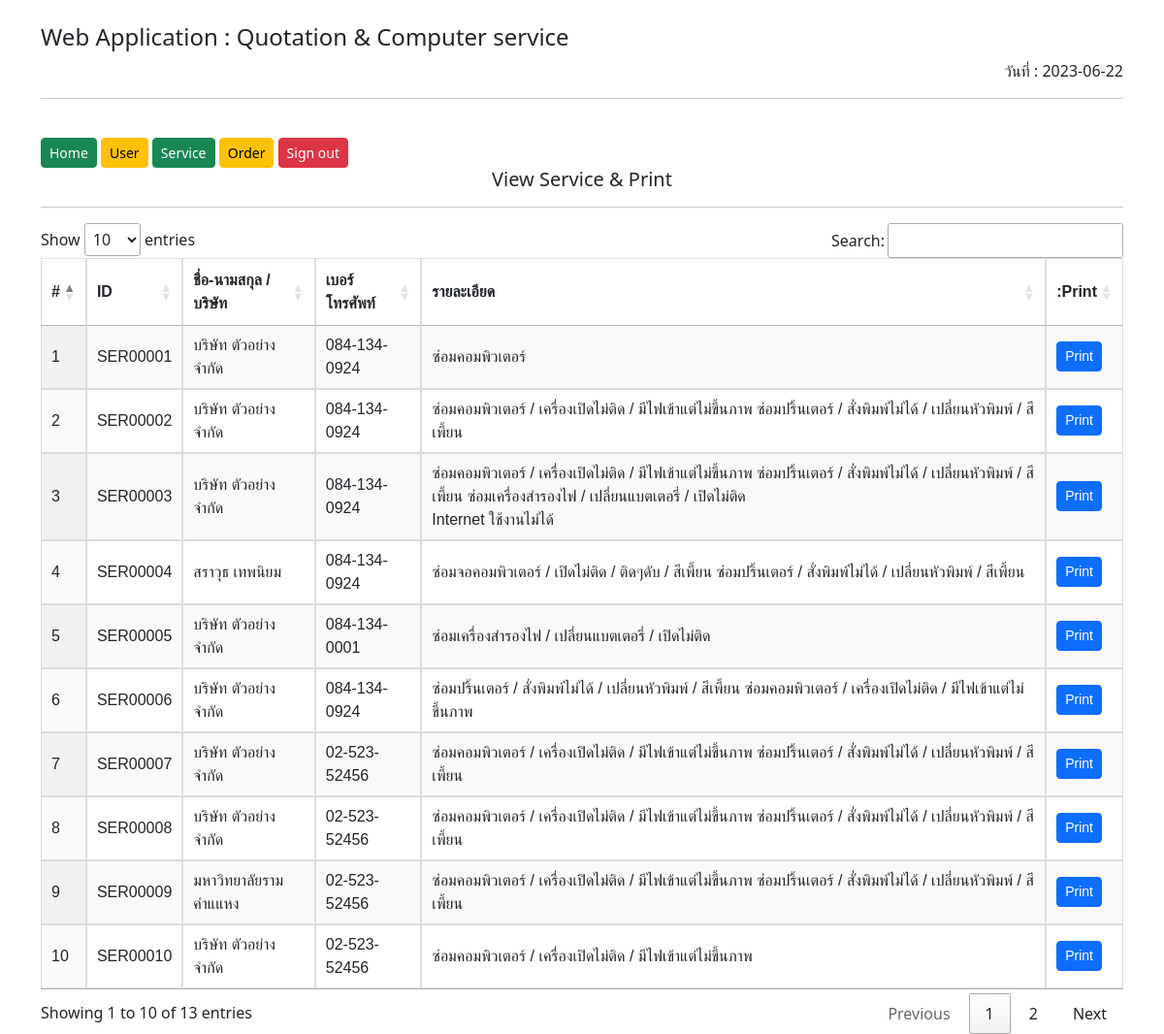
Screenshot of /admin/viewservice.php (signed in) with the database file from the repository.
### tables this page shows
CREATE TABLE `service` (
  `code` varchar(4) NOT NULL DEFAULT 'SER',
  `id` int(5) unsigned zerofill NOT NULL AUTO_INCREMENT,
  `name` varchar(45) NOT NULL,
  `address` varchar(45) NOT NULL,
  `village` varchar(45) DEFAULT NULL,
  `road` varchar(45) DEFAULT NULL,
  `refprovid` varchar(100) NOT NULL,
  `refdistid` varchar(100) NOT NULL,
  `refsubdistid` varchar(100) NOT NULL,
  `zipcode` int NOT NULL,
  `taxid` varchar(45) DEFAULT '0000000000000',
  `phone` varchar(45) NOT NULL,
  `staff` varchar(150) DEFAULT NULL,
  `branch_id` varchar(6) DEFAULT '00000',
  `branch_th` varchar(45) DEFAULT 'สำนักงานใหญ่',
  `date` date DEFAULT NULL,
  `email` varchar(100) DEFAULT NULL,
  `jobsid_1` varchar(255) DEFAULT NULL,
  `jobsid_2` varchar(255) DEFAULT NULL,
  `jobsid_3` varchar(255) DEFAULT NULL,
  `jobsid_4` varchar(255) DEFAULT NULL,
  `details` longtext,
  PRIMARY KEY (`id`)
);

### htdocs/admin/viewservice.php (the view, shortened to what this page needs)
<?php
include("./isadmin.php");
$sql2 = "SELECT * FROM service ORDER BY 'code,id,name,texid,,jobsid_1,jobsid_2,jobsid_3,jobsid_4,jobsid_5,jobsid_6' DESC";
$result2 = mysqli_query($connect,$sql2);
$order=1;
?>
<!DOCTYPE html>
<html lang="en">
<head>
  <link href="https://cdn.jsdelivr.net/npm/bootstrap@5.3.0-alpha1/dist/css/bootstrap.min.css" rel="stylesheet"
>
  <link rel="stylesheet" href="css/button.css">
  <link rel="stylesheet" href="css/table.css">
  <link rel="stylesheet" href="https://cdn.datatables.net/1.13.4/css/jquery.dataTables.min.css">
</head>
<body>
  <div class="container">
    <br>
    <h4 aligh="center">Web Application : Quotation & Computer service</h4>
    <div align="right"> วันที่ : <font id="date_now"></font>
    </div>
    <hr>
  </div>
  <div class="container">
  <div class="col-sm-6">
    <br>
    <a href="index.php" class="btn btn-success btn-sm">Home</a>
    <a href="viewUser.php" class="btn btn-warning btn-sm">User</a>
    <a href="request_service.php" class="btn btn-success btn-sm">Service</a>
    <a href="request_orders.php" class="btn btn-warning btn-sm">Order</a>
    <a href="logout.php" class="btn btn-danger btn-sm">Sign out</a>
  </div>
  </div>
  <div class="container">
    <center><h5>View Service & Print </h5></center>
    <hr>
  </div>
  <div class="container">
  <table id="myTable" class="display" style="width: 100%;">
        <thead>
            <tr>
                <th>#</th>
                <th>ID</th>
                <th>ชื่อ-นามสกุล / บริษัท</th>
                <th>เบอร์โทรศัพท์</th>
                <th>รายละเอียด</th>
                <th>:Print</th>
            </tr>
        </thead>
        <tbody>
        <?php while($row=mysqli_fetch_assoc($result2)){?>
            <tr>
                <td><?php echo $order++ ;?></td>
                <td><?php echo $row["code"].$row["id"] ;?></td>
                <td><?php echo $row["name"] ;?></td>
                <td><?php echo $row["phone"] ;?></td>
                <td><?php echo $row["jobsid_1"]." ".$row["jobsid_2"]." ".$row["jobsid_3"]."<br>".$row["details"] ;?></td>
                <td>
                <a href="printService.php?id=<?php echo $row["id"]?>" class="btn btn-primary btn-sm">Print</a>
                </td>
          <?php } ?>
            </tr>
        </tbody>
      </table>
    </div>
</body>
</html>

### htdocs/css/table.css (style rules this page uses)
table { font-family: arial, sans-serif; border-collapse: collapse; width: 100%; }
td, th { border: 1px solid #dddddd; text-align: left; padding: 8px; }
tr:nth-child(even) { background-color: #dddddd; }

### rows the page displays
service: code "SER", id "00001", name "บริษัท ตัวอย่าง จำกัด", phone "084-134-0924", jobsid_1 "ซ่อมคอมพิวเตอร์"
service: code "SER", id "00002", name "บริษัท ตัวอย่าง จำกัด", phone "084-134-0924", jobsid_1 "ซ่อมคอมพิวเตอร์ / เครื่องเปิดไม่ติด / มีไฟเข้าแต่ไม่ขึ้นภาพ", jobsid_2 "ซ่อมปริ้นเตอร์ / สั่งพิมพ์ไม่ได้ / เปลี่ยนหัวพิมพ์ / สีเพี้ยน"
service: code "SER", id "00003", name "บริษัท ตัวอย่าง จำกัด", phone "084-134-0924", jobsid_1 "ซ่อมคอมพิวเตอร์ / เครื่องเปิดไม่ติด / มีไฟเข้าแต่ไม่ขึ้นภาพ", jobsid_2 "ซ่อมปริ้นเตอร์ / สั่งพิมพ์ไม่ได้ / เปลี่ยนหัวพิมพ์ / สีเพี้ยน", jobsid_3 "ซ่อมเครื่องสำรองไฟ / เปลี่ยนแบตเตอรี่ / เปิดไม่ติด", details "Internet ใช้งานไม่ได้"
service: code "SER", id "00004", name "สราวุธ เทพนิยม", phone "084-134-0924", jobsid_1 "ซ่อมจอคอมพิวเตอร์ / เปิดไม่ติด / ติดๆดับ / สีเพี้ยน", jobsid_2 "ซ่อมปริ้นเตอร์ / สั่งพิมพ์ไม่ได้ / เปลี่ยนหัวพิมพ์ / สีเพี้ยน"
service: code "SER", id "00005", name "บริษัท ตัวอย่าง จำกัด", phone "084-134-0001", jobsid_1 "ซ่อมเครื่องสำรองไฟ / เปลี่ยนแบตเตอรี่ / เปิดไม่ติด"
service: code "SER", id "00006", name "บริษัท ตัวอย่าง จำกัด", phone "084-134-0924", jobsid_1 "ซ่อมปริ้นเตอร์ / สั่งพิมพ์ไม่ได้ / เปลี่ยนหัวพิมพ์ / สีเพี้ยน", jobsid_2 "ซ่อมคอมพิวเตอร์ / เครื่องเปิดไม่ติด / มีไฟเข้าแต่ไม่ขึ้นภาพ"
service: code "SER", id "00007", name "บริษัท ตัวอย่าง จำกัด", phone "02-523-52456", jobsid_1 "ซ่อมคอมพิวเตอร์ / เครื่องเปิดไม่ติด / มีไฟเข้าแต่ไม่ขึ้นภาพ", jobsid_2 "ซ่อมปริ้นเตอร์ / สั่งพิมพ์ไม่ได้ / เปลี่ยนหัวพิมพ์ / สีเพี้ยน"
service: code "SER", id "00008", name "บริษัท ตัวอย่าง จำกัด", phone "02-523-52456", jobsid_1 "ซ่อมคอมพิวเตอร์ / เครื่องเปิดไม่ติด / มีไฟเข้าแต่ไม่ขึ้นภาพ", jobsid_2 "ซ่อมปริ้นเตอร์ / สั่งพิมพ์ไม่ได้ / เปลี่ยนหัวพิมพ์ / สีเพี้ยน"
service: code "SER", id "00009", name "มหาวิทยาลัยรามคำแแหง", phone "02-523-52456", jobsid_1 "ซ่อมคอมพิวเตอร์ / เครื่องเปิดไม่ติด / มีไฟเข้าแต่ไม่ขึ้นภาพ", jobsid_2 "ซ่อมปริ้นเตอร์ / สั่งพิมพ์ไม่ได้ / เปลี่ยนหัวพิมพ์ / สีเพี้ยน"
service: code "SER", id "00010", name "บริษัท ตัวอย่าง จำกัด", phone "02-523-52456", jobsid_1 "ซ่อมคอมพิวเตอร์ / เครื่องเปิดไม่ติด / มีไฟเข้าแต่ไม่ขึ้นภาพ"
